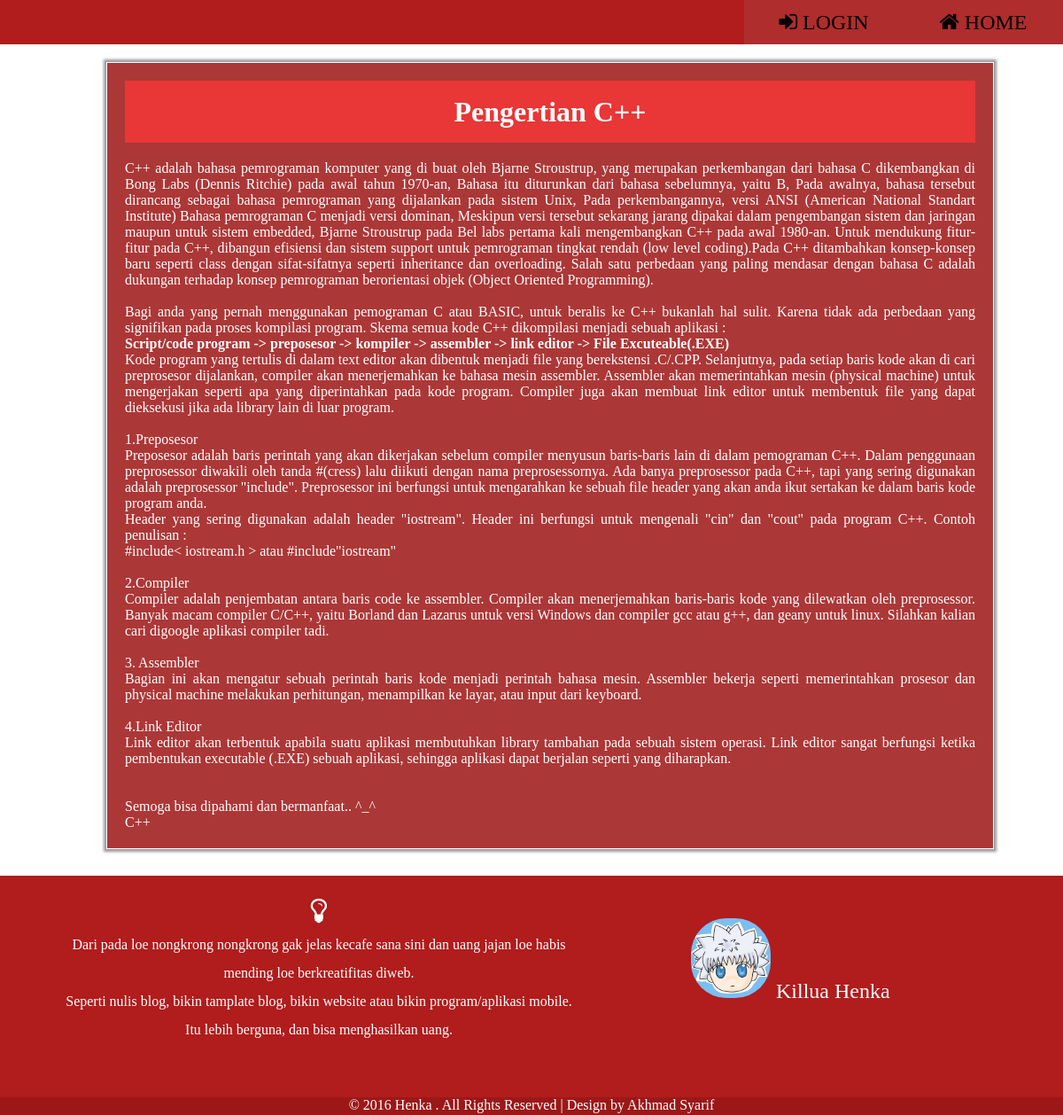
Page /single.php?id=1 on the committed database.
### tables this page shows
CREATE TABLE `blog` (
  `id` int(11) NOT NULL,
  `judul` varchar(100) NOT NULL,
  `isi` longtext NOT NULL,
  `waktu` timestamp NOT NULL DEFAULT CURRENT_TIMESTAMP,
  `tag` varchar(20) NOT NULL
);

### function/blog.php (called while the page is built, shortened)
<?php
function tampilkan_per_id($id){
  $query = "SELECT * FROM blog WHERE id=$id";
  return result($query);
}
function result($query){
  global $link;
  if ($result = mysqli_query($link,$query) or die("gagal menampilkan data"))
  {
    return $result;
  }
}
?>

### single.php (the view, shortened to what this page needs)
<?php
$id = $_GET['id'];
if(isset($_GET['id'])){
  $articel = tampilkan_per_id($id);
  while($row = mysqli_fetch_assoc($articel)) {
    $judul_awal = $row['judul'];
    $konten_awal = $row['isi'];
    $tag_awal = $row['tag'];
  }
}
?>
<!DOCTYPE html>
<html>
  <head>
    <?php require_once "view/link.php" ?>
  </head>
  <body>
    <?php require_once "view/header.php" ?>
      <div class="single-page">
        <p id="judul_single">
          <?= $judul_awal; ?>
        </p>
        <p id="isi_single">
          <?= $konten_awal; ?>
        </p>
        <p id="tag_single">
          <?= $tag_awal; ?>
        </p>
      </div>
    <?php require_once "view/footer.php" ?>
  </body>
</html>

### view/style.css (style rules this page uses)
* { margin: 0px; padding: 0px; }
.single-page { color: white; background-color: #ac3737; width: 80%; height: 100%; border: 1px solid white; box-shadow: 0px 0px 3px 3px #97989d; padding: 20px 20px; margin-top: 70px; margin-left: 10%; margin-right: 10%; }
.single-page #judul_single { font-weight: bold; font-size: 2em; background-color: #e93636; width: 100%; height: 70px; text-align: center; line-height: 70px; margin-bottom: 20px; }
#isi_single { text-align:justify; line-height: 30px; }
.single-page #tag_single { font-size: 1em }

### rows in the picture
blog: judul "Pengertian C++", isi "C++ adalah bahasa pemrograman komputer yang di buat oleh Bjarne Stroustrup, yang merupakan perkembangan dari bahasa C dikembangkan di Bong Labs (Dennis Ritchie) pada awal tahun 1970-an, Bahasa itu diturunkan dari bahasa sebelumnya, yaitu B, Pada awalnya, bahasa tersebut dirancang sebagai bahasa pemrograman yang dijalankan pada sistem Unix, Pada perkembangannya, versi ANSI (American National Standart Institute) Bahasa pemrograman C menjadi versi dominan, Meskipun versi tersebut sekarang jarang dipakai dalam pengembangan sistem dan jaringan maupun untuk sistem embedded, Bjarne Stroustrup pada Bel labs pertama kali mengembangkan C++ pada awal 1980-an. Untuk mendukung fitur-fitur pada C++,…", tag "C++"
